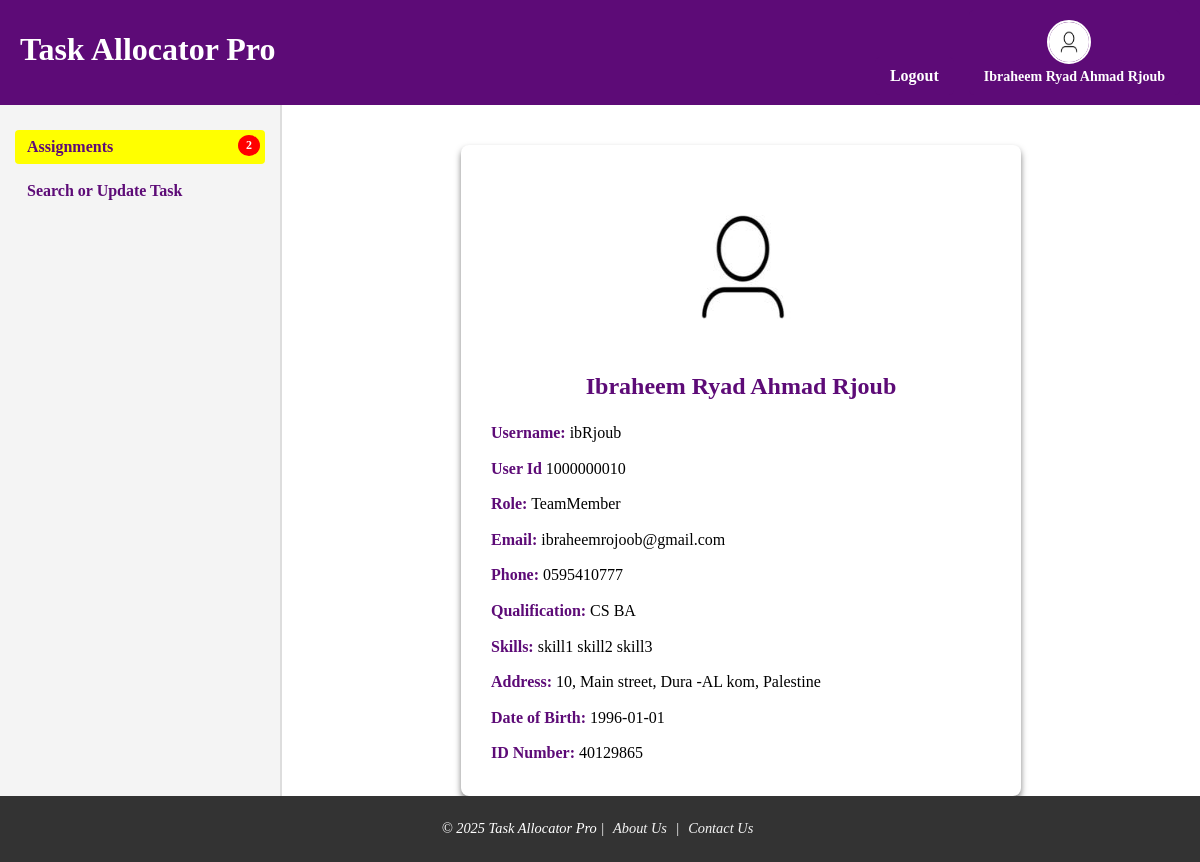
Screenshot of /profile.php (signed in) with the database file from the repository.
### tables this page shows
CREATE TABLE `users` (
  `user_id` int NOT NULL,
  `username` varchar(50) NOT NULL,
  `password` varchar(255) NOT NULL,
  `role` enum('Manager','ProjectLeader','TeamMember') NOT NULL,
  `full_name` varchar(100) DEFAULT NULL,
  `email` varchar(100) DEFAULT NULL,
  `phone` varchar(15) DEFAULT NULL,
  `qualification` text,
  `skills` text,
  `house_no` varchar(50) NOT NULL,
  `street` varchar(100) NOT NULL,
  `city` varchar(100) NOT NULL,
  `country` varchar(100) NOT NULL,
  `date_of_birth` date NOT NULL,
  `id_number` varchar(50) NOT NULL
);

### profile.php (the view, shortened to what this page needs)
<?php
include 'dashboard.php';
require 'db.php.inc';
$user_id = $_GET['user_id'] ?? $_SESSION['user_id'];
try {
    $stmt = $pdo->prepare("SELECT user_id, username, password, role, full_name, email, phone,
            qualification, skills, house_no, street, city, country,
            date_of_birth, id_number
        FROM users
        WHERE user_id = :user_id
    ");
    $stmt->bindValue(':user_id', $user_id, PDO::PARAM_INT);
    $stmt->execute();
    $user = $stmt->fetch(PDO::FETCH_ASSOC);
} catch (PDOException $e) {
    die("Error fetching user details: " . $e->getMessage());
}
?>
    <main class="profile-container">
        <div class="profile-card">
            <img src="./images/user.jpg" alt="User Profile" class="user-image">
            <h2><?= htmlspecialchars($user['full_name']) ?></h2>
            <p><strong>Username:</strong> <?= htmlspecialchars($user['username']) ?></p>
            <p><strong>User Id</strong> <?= htmlspecialchars($user['user_id']) ?></p>
            <p><strong>Role:</strong> <?= htmlspecialchars($user['role']) ?></p>
            <p><strong>Email:</strong> <?= htmlspecialchars($user['email']) ?></p>
            <p><strong>Phone:</strong> <?= htmlspecialchars($user['phone']) ?></p>
            <p><strong>Qualification:</strong> <?= htmlspecialchars($user['qualification']) ?></p>
            <p><strong>Skills:</strong> <?= htmlspecialchars($user['skills']) ?></p>
            <p><strong>Address:</strong> <?= htmlspecialchars($user['house_no']) ?>, <?= htmlspecialchars($user['street']) ?>, <?= htmlspecialchars($user['city']) ?>, <?= htmlspecialchars($user['country']) ?></p>
            <p><strong>Date of Birth:</strong> <?= htmlspecialchars($user['date_of_birth']) ?></p>
            <p><strong>ID Number:</strong> <?= htmlspecialchars($user['id_number']) ?></p>
        </div>
        <?php
include 'footer.php';

### header.php (shortened to what this page needs)
<!DOCTYPE html>
<html lang="en">
<head>
    <link rel="stylesheet" href="styles.css">
</head>
<body>
<header class="header-container">
<div class="header-left">
    <h1 class="titel">Task Allocator Pro</h1>
</div>
<div class="header-right">
    <nav class="nav-container">
        <?php if (isset($_SESSION['user_id'])): ?>
            <a href="./logout.php" class="nav-btn">Logout</a>
        <?php else: ?>
            <a href="./login.php" class="nav-btn">Login</a>
            <a href="./registration.php" class="nav-btn">Sign-Up</a>
        <?php endif; ?>
        <?php if (isset($_SESSION['user_id'])): ?>
            <a href="./profile.php" class="profile-link">
                <img src="./images/user.jpg" alt="User Profile" class="profile-image">
                <span class="profile-name"><?= htmlspecialchars($_SESSION['fullname']) ?></span>
            </a>
        <?php endif; ?>
    </nav>
</div>
</header>

### dashboard.php (shortened to what this page needs)
<?php
include 'header.php';
require 'db.php.inc';
$current_page = basename($_SERVER['PHP_SELF']);
$user_id = $_SESSION['user_id'];
try {
    $stmt = $pdo->prepare("
        SELECT COUNT(*) AS new_assignments
        FROM tasks t
        JOIN team_assignments ta ON t.task_id = ta.task_id
        WHERE ta.user_id = :user_id AND ta.accepted = 0
    ");
    $stmt->bindValue(':user_id', $user_id, PDO::PARAM_INT);
    $stmt->execute();
    $result = $stmt->fetch();
    $new_assignments = $result['new_assignments'] ?? 0;
} catch (PDOException $e) {
    die("Error checking new assignments: " . $e->getMessage());
}
?>
<div class="container">
    <nav class="sidebar">
        <ul>
            <?php
            switch ($_SESSION['role']) {
                case 'TeamMember':
                    echo "<li>
                        <a href='view_tasks.php' class='" .
                        (($current_page == 'view_tasks.php' || $current_page == 'show_task_details.php') ? 'active' :
                        ($new_assignments > 0 ? 'highlight-link' : '')) . "'>Assignments";
                        if ($new_assignments > 0) {
                            echo "<span class='badge'>" . htmlspecialchars($new_assignments) . "</span>";
                        }
                        echo "</a>
                        </li>";
                    echo "<li><a href='search_tasks.php' class='" . (($current_page == 'update_task.php') ||
                    ($current_page == 'search_tasks.php') || ($current_page == 'TMtask_details.php') ? 'active' : '') . "'>Search or Update Task</a></li>";
                    break;
            }
            ?>
        </ul>
    </nav>

### footer.php
</main>
</div>
</body>
    <footer>
        <address>
            <p>&copy; <?php echo date("Y") ?> Task Allocator Pro | <a href="aboutus.php">About Us</a> | <a href="contact.php">Contact Us</a></p>
        </address>
    </footer>
</html>

### styles.css (style rules this page uses)
header { display: flex; padding: 10px 20px; background-color: #5d0b77; color: white; }
.titel { color: white; }
.header-container { display: flex; justify-content: space-between; }
.profile-image { width: 20px; height: 20px; border-radius: 50%; margin-right: 10px; }
body { margin: 0; padding: 0; display: flex; flex-direction: column; height: 800px; background-color: #fff; }
.container { display: flex; flex: 1; }
.sidebar { width: 250px; background-color: #f4f4f4; padding: 15px; border-right: 2px solid #ddd; }
.sidebar ul { list-style-type: none; padding: 0; margin: 0; }
.sidebar ul li { margin: 10px 0; }
.sidebar ul li a { text-decoration: none; color: #5d0b77; font-weight: bold; display: block; padding: 8px 12px; border-radius: 4px; transition: all 0.3s ease; }
main { flex: 1; padding: 20px; }
footer { background: #333; color: #fff; text-align: center; padding: 10px; font-size: 0.9em; margin: 0; }
footer a { color: #f4f4f4; text-decoration: none; margin: 0 5px; transition: color 0.3s ease; }
.highlight-link { background-color: yellow; color: black; font-weight: bold; position: relative; padding: 10px 15px; border-radius: 5px; text-decoration: none; }
.highlight-link .badge { background-color: red; color: white; font-size: 12px; font-weight: bold; border-radius: 50%; padding: 3px 8px; position: absolute; top: 5px; right: 5px; }
.header-right { display: flex; justify-content: flex-end; gap: 15px; }
.nav-container { display: flex; align-items: end; gap: 15px; }
.nav-btn { color: white; text-decoration: none; padding: 10px 15px; background-color: #5d0b77; border-radius: 5px; font-weight: bold; transition: background-color 0.3s ease; }
.profile-link { display: flex; flex-direction: column; align-items: center; text-decoration: none; color: white; gap: 5px; padding: 10px 15px; background-color: #5d0b77; border-radius: 5px; transition: background-color 0.3s ease; }
.profile-image { width: 40px; height: 40px; border-radius: 50%; border: 2px solid white; }
.profile-name { font-weight: bold; font-size: 14px; color: white; white-space: nowrap; }
h1 { color: #5d0b77; }
h2 { color: #5d0b77; }
.profile-container { display: flex; justify-content: center; align-items: center; height: 100%; }
.profile-card { background-color: white; padding: 20px 30px; border-radius: 8px; box-shadow: 0 4px 6px rgba(0, 0, 0, 0.5); max-width: 500px; width: 100%; text-align: left; margin: auto; }
.profile-card h2 { margin-top: 0; margin-bottom: 20px; color: #5d0b77; text-align: center; }
.profile-card p { margin: 10px 0; font-size: 1rem; line-height: 1.6; }
.profile-card strong { color: #5d0b77; }
.user-image { width: 200px; height: 200px; border-radius: 50%; border: 2px solid white; margin-left: 30%; }

### rows the page displays
users: full_name "Ibraheem Ryad Ahmad Rjoub", username "ibRjoub", user_id "1000000010", role "TeamMember", email "ibraheemrojoob@gmail.com", phone "0595410777", qualification "CS BA", skills "skill1 skill2 skill3", house_no "10", street "Main street", city "Dura -AL kom", country "Palestine", date_of_birth "1996-01-01", id_number "40129865"

### other values shown
$_SESSION['fullname'] "Ibraheem Ryad Ahmad Rjoub"
$new_assignments "2"
